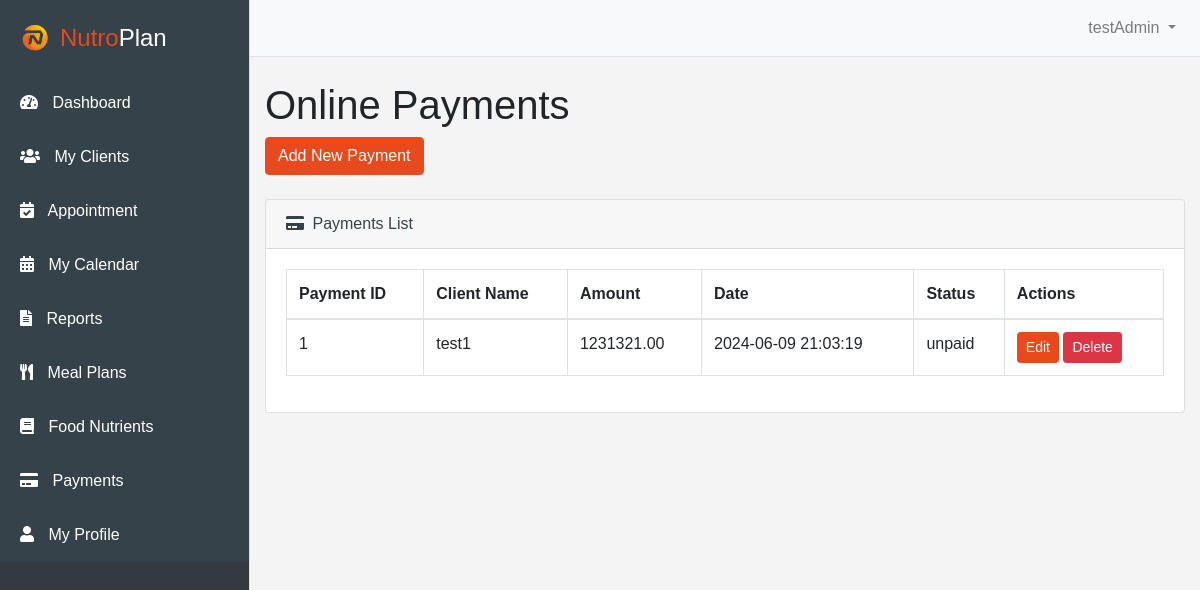
Page /HomePage/dashboard/payments.php (signed in) on the committed database.
### tables this page shows
CREATE TABLE `payments` (
  `payment_id` int(11) NOT NULL,
  `user_id` int(11) NOT NULL,
  `patient_id` int(11) NOT NULL,
  `amount` decimal(10,2) NOT NULL,
  `status` enum('paid','unpaid') NOT NULL,
  `created_at` timestamp NOT NULL DEFAULT current_timestamp()
);

CREATE TABLE `patients` (
  `patient_id` int(11) NOT NULL,
  `user_id` int(11) NOT NULL,
  `name` varchar(50) NOT NULL,
  `email` varchar(100) NOT NULL,
  `phone_number` varchar(20) DEFAULT NULL,
  `age` int(11) NOT NULL,
  `gender` enum('male','female','other') NOT NULL,
  `health_status` text DEFAULT NULL,
  `created_at` timestamp NOT NULL DEFAULT current_timestamp()
);

### HomePage/dashboard/payments.php (the view, shortened to what this page needs)
<?php
include '../../database/db.php';
$user_id = $_SESSION['user_id'];
try {
    $stmt = $conn->prepare("SELECT p.*, pat.name as patient_name FROM payments p JOIN Patients pat ON p.patient_id = pat.patient_id WHERE p.user_id = :user_id");
    $stmt->bindParam(':user_id', $user_id);
    $stmt->execute();
    $payments = $stmt->fetchAll(PDO::FETCH_ASSOC);
} catch (PDOException $e) {
    $error_message = "Error fetching payments: " . $e->getMessage();
}
?>
<!DOCTYPE html>
<html lang="en">
<head>
    <link href="https://stackpath.bootstrapcdn.com/bootstrap/4.5.2/css/bootstrap.min.css" rel="stylesheet">
    <link href="https://cdnjs.cloudflare.com/ajax/libs/font-awesome/5.15.3/css/all.min.css" rel="stylesheet">
    <link rel="stylesheet" href="../../css/dashboard styles/dashboard.css">
    <link rel="stylesheet" href="../../css/dashboard styles/myclients.css">
</head>
<body>
    <div id="wrapper" class="d-flex">
        <div class="bg-dark border-right d-flex flex-column" id="sidebar-wrapper">
            <div class="sidebar-heading text-white">
                <img src="../../images/logo.svg" alt="Logo" class="logo"><span style="color: #e8491d;">Nutro</span>Plan
            </div>
            <div class="list-group list-group-flush flex-grow-1">
                <a href="dashboard.php" class="list-group-item ">
                    <i class="fas fa-tachometer-alt"></i> Dashboard
                </a>
                <a href="myclients.php" class="list-group-item ">
                    <i class="fas fa-users"></i> My Clients
                </a>
                <a href="appointment.php" class="list-group-item ">
                    <i class="fas fa-calendar-check"></i> Appointment
                </a>
                <a href="mycalendar.php" class="list-group-item ">
                    <i class="fas fa-calendar-alt"></i> My Calendar
                </a>
                <a href="reports.php" class="list-group-item ">
                    <i class="fas fa-file-alt"></i> Reports
                </a>
                <a href="mealplans.php" class="list-group-item ">
                    <i class="fas fa-utensils"></i> Meal Plans
                </a>
                <a href="food_nutrients.php" class="list-group-item ">
                    <i class="fas fa-book"></i> Food Nutrients
                </a>
                <a href="payments.php" class="list-group-item">
                    <i class="fas fa-credit-card"></i> Payments
                </a>
                <a href="myprofile.php" class="list-group-item ">
                    <i class="fas fa-user"></i> My Profile
                </a>
            </div>
        </div>
        <div id="page-content-wrapper">
            <nav class="navbar navbar-expand-lg navbar-light bg-light border-bottom">
                <ul class="navbar-nav ml-auto mt-2 mt-lg-0">
                    <li class="nav-item dropdown">
                        <a class="nav-link dropdown-toggle" href="#" id="navbarDropdown" role="button" data-toggle="dropdown" aria-haspopup="true" aria-expanded="false">
                        <?php echo $_SESSION['username']; ?>
                        </a>
                    </li>
                </ul>
            </nav>
            <div class="container-fluid">
                <h1 class="mt-4">Online Payments</h1>
                <button class="btn btn-primary mb-4" id="add-new-payment" style="background-color: #e8491d; border-color: #e8491d;">Add New Payment</button>
                <div class="card mb-4">
                    <div class="card-header">
                        <i class="fas fa-credit-card mr-1"></i>
                        Payments List
                    </div>
                    <div class="card-body">
                        <div class="table-responsive">
                            <table class="table table-bordered" id="dataTable" width="100%" cellspacing="0">
                                <thead>
                                    <tr>
                                        <th>Payment ID</th>
                                        <th>Client Name</th>
                                        <th>Amount</th>
                                        <th>Date</th>
                                        <th>Status</th>
                                        <th>Actions</th>
                                    </tr>
                                </thead>
                                <tbody>
                                    <?php foreach ($payments as $payment): ?>
                                    <tr>
                                        <td><?php echo $payment['payment_id']; ?></td>
                                        <td><?php echo htmlspecialchars($payment['patient_name']); ?></td>
                                        <td><?php echo htmlspecialchars($payment['amount']); ?></td>
                                        <td><?php echo htmlspecialchars($payment['created_at']); ?></td>
                                        <td><?php echo htmlspecialchars($payment['status']); ?></td>
                                        <td>
                                            <a href="payments.php?edit_id=<?php echo $payment['payment_id']; ?>" class="btn btn-primary btn-sm" style="background-color: #e8491d; border-color: #e8491d;">Edit</a>
                                            <form method="POST" style="display:inline-block;">
                                                <button type="submit" name="delete_payment" class="btn btn-danger btn-sm">Delete</button>
                                            </form>
                                        </td>
                                    </tr>
                                    <?php endforeach; ?>
                                </tbody>
                            </table>
                        </div>
                    </div>
                </div>
            </div>
        </div>
    </div>
</body>
</html>

### css/dashboard styles/dashboard.css (style rules this page uses)
body { font-family: Arial, sans-serif; background-color: #f4f4f4; margin: 0; padding: 0; }
#wrapper { display: flex; }
#sidebar-wrapper { width: 250px; height: 100vh; background-color: #35424a; position: fixed; }
.sidebar-heading { padding: 20px; font-size: 1.5em; background-color: #35424a; display: flex; align-items: center; }
.sidebar-heading .logo { height: 30px; margin-right: 10px; }
.list-group-item { border: none; padding: 15px 20px; background-color: #35424a; color: white; }
.list-group-item i { margin-right: 10px; }
#page-content-wrapper { flex: 1; padding-left: 250px; }
.navbar { margin-bottom: 20px; }
.card { background-color: #35424a; color: white; }

### css/dashboard styles/myclients.css (style rules this page uses)
.card { background-color: white; color: #35424a; transition: none; }

### rows in the picture
payments: payment_id "1", patient.name "test1", amount "1231321.00", created_at "2024-06-09 21:03:19", status "unpaid"

### other values in the picture
$_SESSION['username'] "testAdmin"
